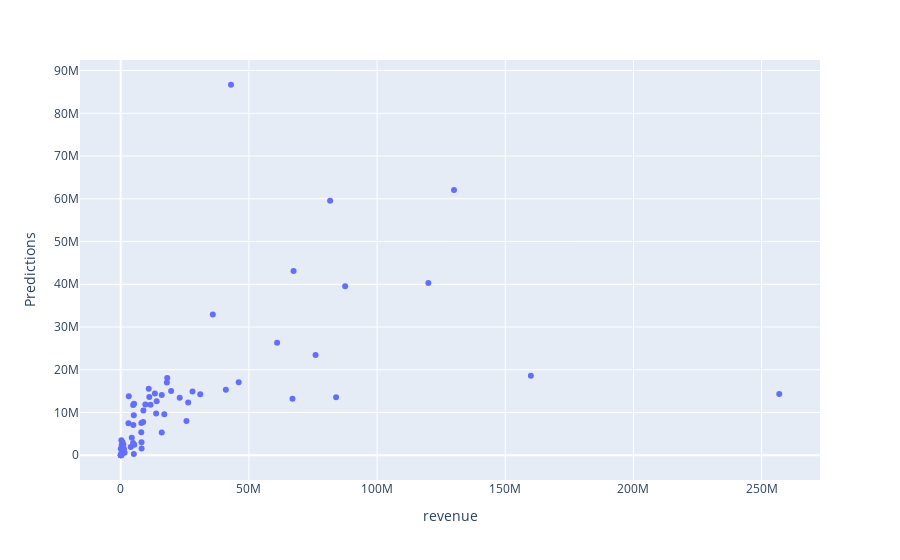

The cell this chart's notebook holds for it:
### Code cell
import plotly.express as px

px.scatter(pred_act,x='revenue',y='Predictions')
